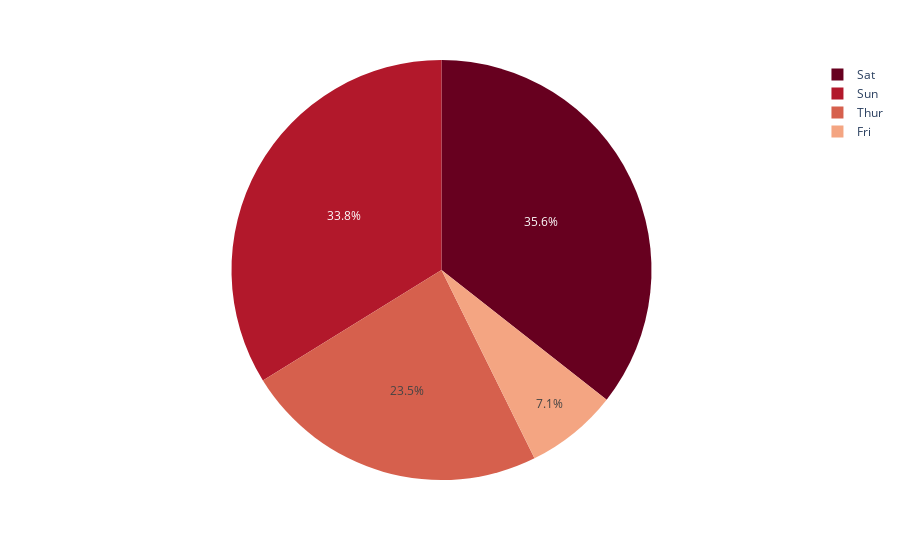

Notebook code for this chart:
### Markdown cell above
### Setting the color of pie sectors with px.pie

### Code cell
df = px.data.tips()
fig = px.pie(df, values='tip', names='day', color_discrete_sequence=px.colors.sequential.RdBu)
fig.show()

### Figure 1 — Plotly figure (JSON) as saved in the notebook; plotly's stock layout.template omitted (floating-point values rounded to 4 significant figures; data arrays with more than 128 entries replaced by an {"elided": "..."} marker saying what was removed)
{"data": [{"domain": {"x": [0, 1], "y": [0, 1]}, "hovertemplate": "day=%{label}<br>tip=%{value}<extra></extra>", "labels": {"elided": "244 str values"}, "legendgroup": "", "name": "", "showlegend": true, "type": "pie", "values": {"elided": "244 float values"}}], "layout": {"legend": {"tracegroupgap": 0}, "margin": {"t": 60}, "piecolorway": ["rgb(103,0,31)", "rgb(178,24,43)", "rgb(214,96,77)", "rgb(244,165,130)", "rgb(253,219,199)", "rgb(247,247,247)", "rgb(209,229,240)", "rgb(146,197,222)", "rgb(67,147,195)", "rgb(33,102,172)", "rgb(5,48,97)"]}}
